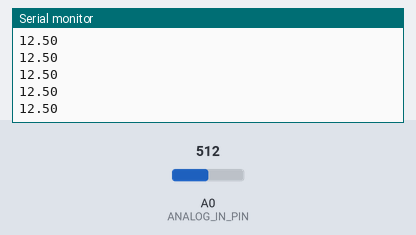
The sketch below on a simulated Arduino Uno, built with avr-gcc and run on an emulated ATmega328P. On the bench: the last lines printed to the serial monitor. Inputs (shaded band) come from the test bench; at power-on: A0 (ANALOG_IN_PIN) = 512.

Above: at 1.2 s.
1.3 s: A0 (ANALOG_IN_PIN) set to 716
At 1.31 s:
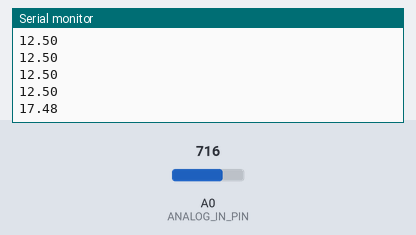
2.8 s: A0 (ANALOG_IN_PIN) set to 900
At 2.82 s:
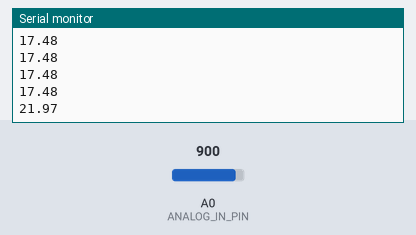
Timing chart, 0 to 5.8 s (numbered marks = the images above; inputs shaded):
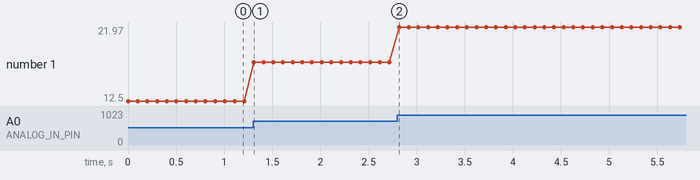

The sketch:

voltage_measure.ino
```cpp
#define ANALOG_IN_PIN A0


float adc_voltage = 0.0;
float in_voltage = 0.0;

// Floats for resistor values in divider (in ohms)
float R1 = 30000.0;
float R2 = 7500.0;

// Float for Reference Voltage
float ref_voltage = 5.0;

// Integer for ADC value
int adc_value = 0;

void setup(){
  // Setup Serial Monitor
  Serial.begin(9600);
}

void loop(){
    // Read the Analog Input
    adc_value = analogRead(ANALOG_IN_PIN);

    // Determine voltage at ADC input
    adc_voltage  = (adc_value * ref_voltage) / 1024.0;

    // Calculate voltage at divider input
    in_voltage = adc_voltage / (R2/(R1+R2));

    // Print results to Serial Monitor to 2 decimal places
    Serial.println(in_voltage);

    // Short delay
    delay(100);
}
```

Measured:
- after the input at 1.3 s, the serial monitor: prints a new line at once (image 1)
- after the input at 2.8 s, the serial monitor: prints a new line at once (image 2)
- plotted number 1: 12.5 → 17.48 after the input at 1.3 s, 17.48 → 21.97 after the input at 2.8 s
